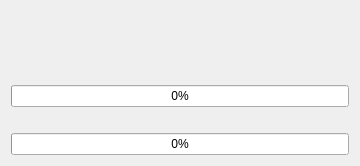
<?xml version="1.0" encoding="UTF-8"?>
<ui version="4.0">
 <class>MainWindow</class>
 <widget class="QMainWindow" name="MainWindow">
  <property name="geometry">
   <rect>
    <x>0</x>
    <y>0</y>
    <width>360</width>
    <height>166</height>
   </rect>
  </property>
  <property name="windowTitle">
   <string>RexuizLauncher</string>
  </property>
  <property name="autoFillBackground">
   <bool>false</bool>
  </property>
  <widget class="QWidget" name="centralWidget">
   <layout class="QGridLayout" name="gridLayout">
    <item row="3" column="0">
     <layout class="QVBoxLayout" name="verticalLayout">
      <property name="sizeConstraint">
       <enum>QLayout::SetMaximumSize</enum>
      </property>
      <item>
       <widget class="QProgressBar" name="progressBarTotal">
        <property name="value">
         <number>0</number>
        </property>
       </widget>
      </item>
      <item>
       <widget class="QLabel" name="labelSubStatus">
        <property name="text">
         <string/>
        </property>
        <property name="alignment">
         <set>Qt::AlignBottom|Qt::AlignHCenter</set>
        </property>
       </widget>
      </item>
      <item>
       <widget class="QProgressBar" name="progressBarDownload">
        <property name="value">
         <number>0</number>
        </property>
       </widget>
      </item>
     </layout>
    </item>
    <item row="1" column="0">
     <widget class="QLabel" name="labelStatus">
      <property name="text">
       <string/>
      </property>
      <property name="alignment">
       <set>Qt::AlignBottom|Qt::AlignHCenter</set>
      </property>
     </widget>
    </item>
    <item row="0" column="0">
     <widget class="QLabel" name="labelImage">
      <property name="text">
       <string/>
      </property>
      <property name="pixmap">
       <pixmap resource="qrl.qrc">:/images/logo.png</pixmap>
      </property>
      <property name="scaledContents">
       <bool>true</bool>
      </property>
      <property name="alignment">
       <set>Qt::AlignLeading|Qt::AlignLeft|Qt::AlignVCenter</set>
      </property>
     </widget>
    </item>
   </layout>
  </widget>
 </widget>
 <layoutdefault spacing="6" margin="11"/>
 <resources>
  <include location="qrl.qrc"/>
 </resources>
 <connections/>
</ui>
